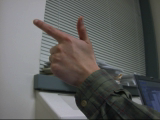
#> input picture test/images/gun1.bmp, 160 x 120 px
$ python -i gesture.py   (imports and definitions only)   (older library calls are emulated)
#> lines starting #> are read from the running program, lines starting #| are printed output that depends on the picture; after the words box and inside, x2 and y2 are one past the last pixel; in counts of white or black regions, pixels touching at a corner belong together
#> further down, picture is the input picture: shape (120, 160, 3); mean B, G, R 94.9, 96.3, 95.9
import cv2


def gesture_rec(img):
	crop_img = img[100:300, 100:300]
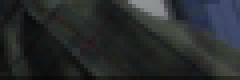
#> crop_img: shape (20, 60, 3) (shown 4 times larger); mean B, G, R 44.4, 43.4, 40.2
	grey = cv2.cvtColor(img, cv2.COLOR_BGR2GRAY)
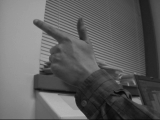
#> grey: shape (120, 160); min 8, max 180, mean 95.9
	value = (35, 35)
	blurred = cv2.GaussianBlur(grey, value, 0)
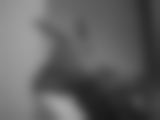
#> blurred: shape (120, 160); min 24, max 165, mean 96.1

    #threshholding the pixel values
	_, thresh1 = cv2.threshold(blurred, 127, 255,cv2.THRESH_BINARY_INV+cv2.THRESH_OTSU)
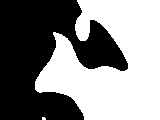
#> thresh1: shape (120, 160); 52.4% white; 1 black region

    #find contours
	image, contours, hierarchy = cv2.findContours(thresh1.copy(), \
    		cv2.RETR_TREE, cv2.CHAIN_APPROX_NONE)
#> contours = 2 contours, 1 with area under 20; largest, box (x1, y1, x2, y2) and area: (35, 0, 160, 120) 9756

	cnt = max(contours, key = lambda x: cv2.contourArea(x))
#> cnt = contour of 599 points, box (x1, y1, x2, y2) (35, 0, 160, 120), area 9756

	hull = cv2.convexHull(cnt)
#> hull = [[159, 0], [159, 119], [84, 119], [37, 91], [35, 89], [35, 81], [53, 32], [77, 0]]

#> (the run stopped early here; a loop or call above may not have finished)
